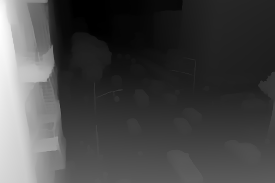
#> input picture stage1/city_street-depth-map.png, 275 x 183 px, given in place of city_street-depth-map-depth-map.png, which was not available
$ python main.py ../stage1/city_street-depth-map.png
#> lines starting #> are read from the running program, lines starting #| are printed output that depends on the picture; pictures that were not available may be replaced by others from this repository, and a replacement may not be noted
import sys
import subprocess
import argparse
from pathlib import Path

import numpy as np
from PIL import Image


parser = argparse.ArgumentParser(description="End-to-end depth-based tilt-shift pipeline.")
parser.add_argument("image", help="Input image filename, e.g. city_street.jpg")

parser.add_argument("--force-depth", action="store_true",
    help="Re-run depth estimation even if a cached map exists.")

parser.add_argument("--focus-x", type=int, default=None, help="Focus point x (default: image center).")
parser.add_argument("--focus-y", type=int, default=None, help="Focus point y (default: image center).")
parser.add_argument("--tilt-x", type=float, default=0.0, help="Focal-plane tilt along x (depth/pixel).")
parser.add_argument("--tilt-y", type=float, default=0.002, help="Focal-plane tilt along y (depth/pixel).")
parser.add_argument("--coc-scale", type=float, default=50.0, help="Depth deviation -> CoC scale.")
parser.add_argument("--max-coc", type=float, default=15.0, help="Max CoC radius in pixels.")

parser.add_argument("--num-levels", type=int, default=12, help="Number of pre-blurred Gaussian levels.")
parser.add_argument("--sigma-scale", type=float, default=1.0, help="CoC -> sigma multiplier.")
parser.add_argument("--coc-smooth", type=float, default=3.0, help="Sigma of pre-smoothing on CoC map.")

parser.add_argument("--saturation", type=float, default=1.4, help="HSV saturation multiplier.")
parser.add_argument("--contrast", type=float, default=0.3, help="S-curve strength in [0, 1].")
parser.add_argument("--warmth", type=float, default=0.15, help="Warm/cool shift; positive = warmer.")

args = parser.parse_args()

stem = Path(args.image).stem
image_rel_path = str(Path("../resources") / args.image)


# Stage 1: depth estimation

depth_map_path = Path(f"../stage1/{stem}-depth-map.png")

if depth_map_path.exists() and not args.force_depth:
    print(f"\n[Stage 1] Cached depth map found at {depth_map_path}, skipping.")
    print("          Use --force-depth to regenerate.")
else:
    print("\n[Stage 1] Estimating depth...")
    subprocess.run([sys.executable, "depth_map.py", image_rel_path], check=True)
#> (this line was passed over: subprocess is not available in this run)


# Stage 2: tilted focal plane and Circle of Confusion map

print("\n[Stage 2] Computing tilted focal plane and CoC map...")

out_dir_s2 = Path("../stage2_3")
out_dir_s2.mkdir(exist_ok=True)

depth = np.array(Image.open(depth_map_path).convert("L"), dtype=np.float32) / 255.0
h, w = depth.shape
#> h = 183; w = 275

u0 = args.focus_x if args.focus_x is not None else w // 2
#> u0 = 137
v0 = args.focus_y if args.focus_y is not None else h // 2
#> v0 = 91
u0 = int(np.clip(u0, 0, w - 1))
v0 = int(np.clip(v0, 0, h - 1))
focus_depth = depth[v0, u0]
#> focus_depth = 0.165

uu, vv = np.meshgrid(np.arange(w, dtype=np.float32),
                     np.arange(h, dtype=np.float32))

focal_plane = focus_depth + args.tilt_x * (uu - u0) + args.tilt_y * (vv - v0)
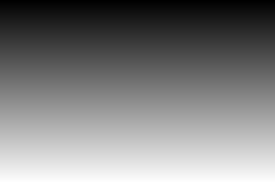
#> focal_plane: shape (183, 275) float32; min -0.0173, max 0.347, mean 0.165; drawn with min black and max white
focal_plane = np.clip(focal_plane, 0.0, 1.0)
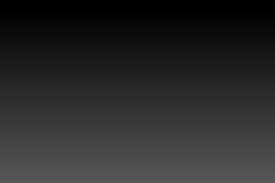
#> focal_plane: shape (183, 275) float32; min 0, max 0.347, mean 0.165

signed_dist = depth - focal_plane
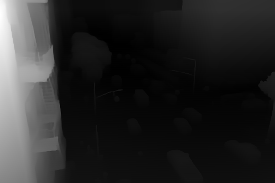
#> signed_dist: shape (183, 275) float32; min -0.049, max 0.985, mean 0.112; drawn with min black and max white
coc = np.clip(np.abs(signed_dist) * args.coc_scale, 0.0, args.max_coc)
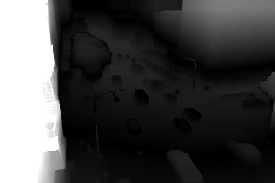
#> coc: shape (183, 275) float32; min 0, max 15, mean 4.11; drawn with min black and max white

np.save(out_dir_s2 / f"{stem}-coc.npy", coc)
Image.fromarray((coc / args.max_coc * 255).astype(np.uint8)).save(out_dir_s2 / f"{stem}-coc-vis.png")
Image.fromarray((focal_plane * 255).astype(np.uint8)).save(out_dir_s2 / f"{stem}-focal-plane-vis.png")

print(f"  Focus point:  ({u0}, {v0})")
#|   Focus point:  (137, 91)
print(f"  Focus depth:  {focus_depth:.3f}")
#|   Focus depth:  0.165
print(f"  CoC range:    {coc.min():.2f} — {coc.max():.2f} px")
#|   CoC range:    0.00 — 15.00 px


# Stage 3: depth-dependent defocus rendering

print("\n[Stage 3] Rendering depth-dependent defocus...")
subprocess.run([
    sys.executable, "defocus_render.py", args.image,
    "--num-levels", str(args.num_levels),
    "--sigma-scale", str(args.sigma_scale),
    "--coc-smooth", str(args.coc_smooth),
], check=True)
#> (this line was passed over: subprocess is not available in this run)


# Stage 4: miniature color grading

print("\n[Stage 4] Applying miniature color grading...")
subprocess.run([
    sys.executable, "color_grade.py", args.image,
    "--saturation", str(args.saturation),
    "--contrast", str(args.contrast),
    "--warmth", str(args.warmth),
], check=True)
#> (this line was passed over: subprocess is not available in this run)


print(f"\nDone. Final output: ../stage4/{stem}-final.png")

$ run again, on src/dog.jpg
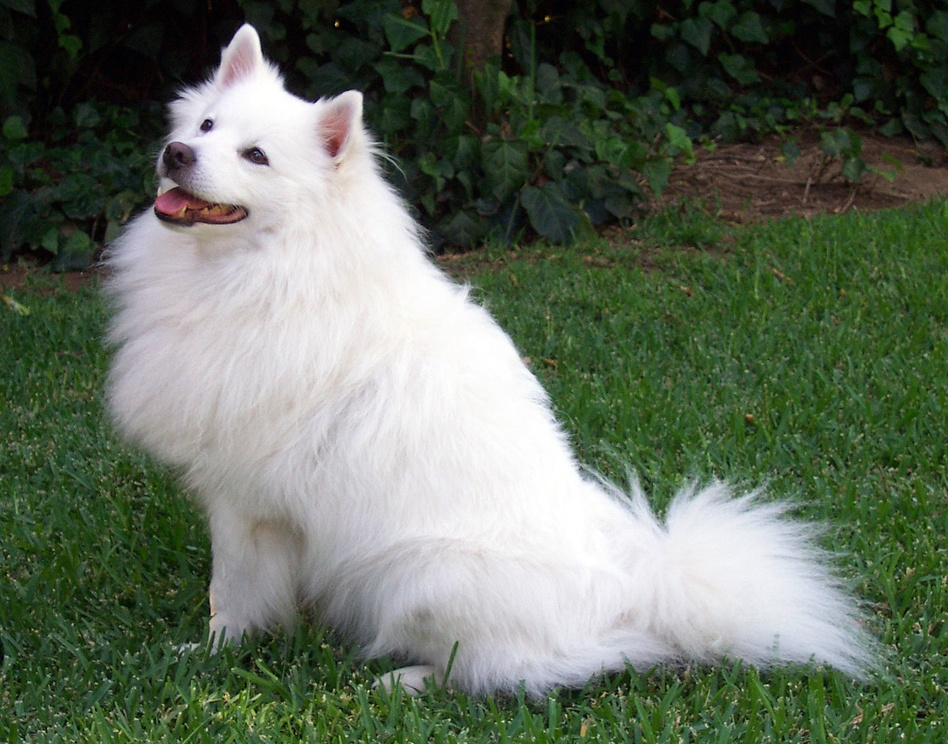
#> input picture src/dog.jpg, 948 x 744 px, shrunk from 1546 x 1213 before the run, given in place of dog-depth-map.png, which was not available
#> `depth = np.array(Image.open(depth_map_path).convert("L"), dtype=np.flo..`:
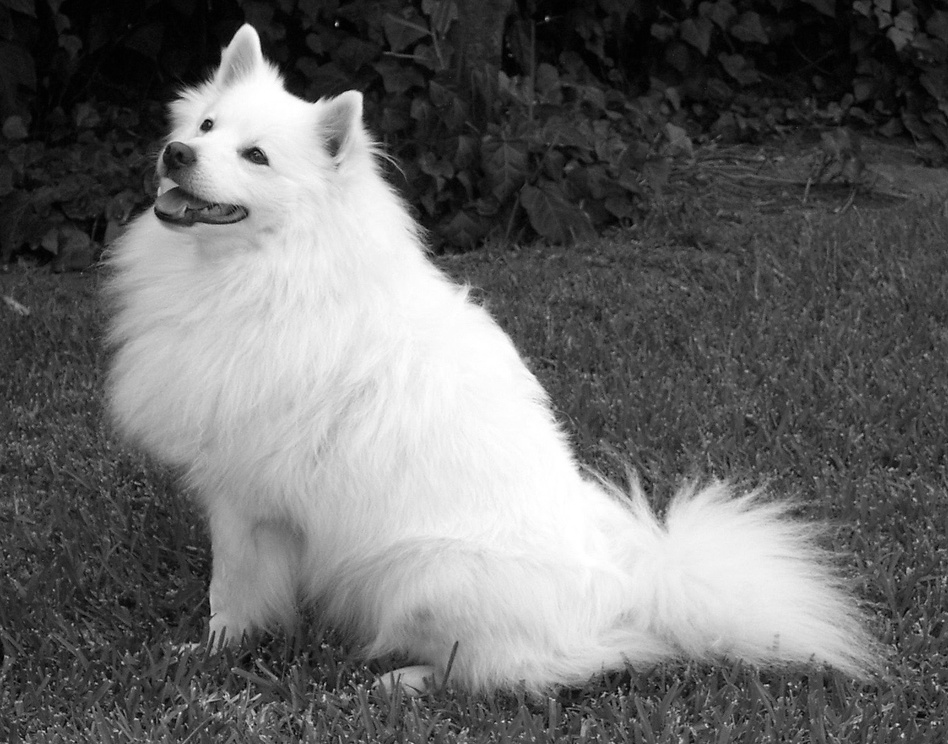
#> depth: shape (744, 948) float32; min 0, max 1, mean 0.411
#> focus_depth = 0.984
#> `coc = np.clip(np.abs(signed_dist) * args.coc_scale, 0.0, args.max_coc)`:
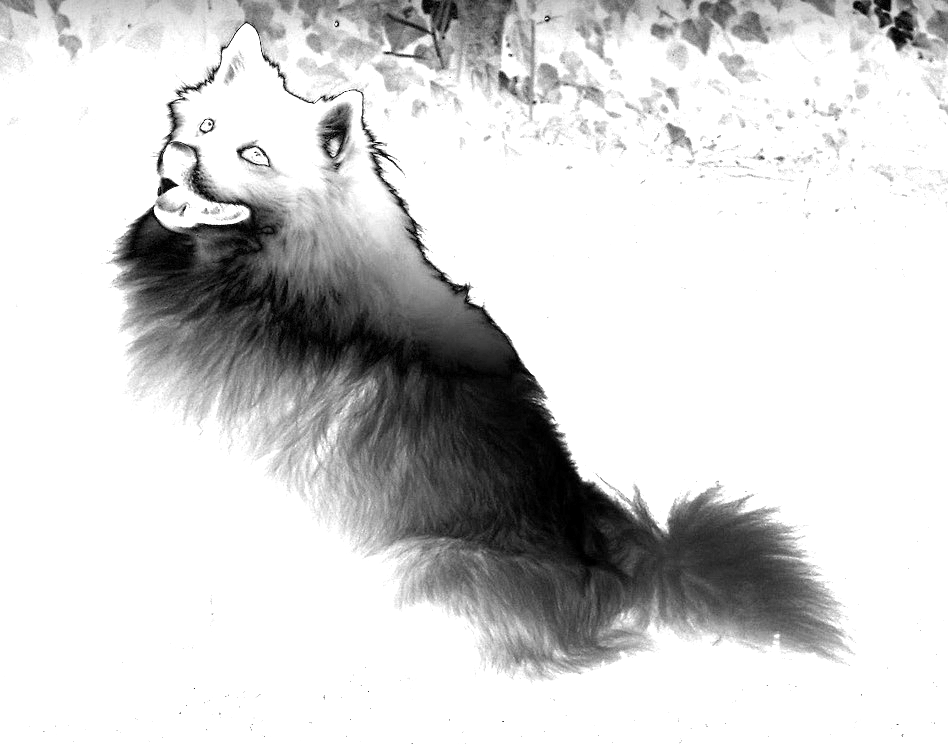
#> coc: shape (744, 948) float32; min 0, max 15, mean 12.4; drawn with min black and max white
#|   Focus point:  (474, 372)
#|   Focus depth:  0.984
#|   CoC range:    0.00 — 15.00 px
